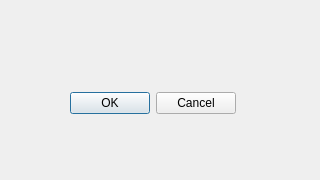
<?xml version="1.0" encoding="UTF-8"?>
<ui version="4.0">
 <class>Dialog</class>
 <widget class="QDialog" name="Dialog">
  <property name="geometry">
   <rect>
    <x>0</x>
    <y>0</y>
    <width>320</width>
    <height>180</height>
   </rect>
  </property>
  <property name="windowTitle">
   <string>Dialog</string>
  </property>
  <widget class="QDialogButtonBox" name="buttonBox">
   <property name="geometry">
    <rect>
     <x>70</x>
     <y>90</y>
     <width>166</width>
     <height>26</height>
    </rect>
   </property>
   <property name="orientation">
    <enum>Qt::Horizontal</enum>
   </property>
   <property name="standardButtons">
    <set>QDialogButtonBox::Cancel|QDialogButtonBox::Ok</set>
   </property>
  </widget>
 </widget>
 <resources/>
 <connections>
  <connection>
   <sender>buttonBox</sender>
   <signal>accepted()</signal>
   <receiver>Dialog</receiver>
   <slot>accept()</slot>
   <hints>
    <hint type="sourcelabel">
     <x>248</x>
     <y>254</y>
    </hint>
    <hint type="destinationlabel">
     <x>157</x>
     <y>274</y>
    </hint>
   </hints>
  </connection>
  <connection>
   <sender>buttonBox</sender>
   <signal>rejected()</signal>
   <receiver>Dialog</receiver>
   <slot>reject()</slot>
   <hints>
    <hint type="sourcelabel">
     <x>316</x>
     <y>260</y>
    </hint>
    <hint type="destinationlabel">
     <x>286</x>
     <y>274</y>
    </hint>
   </hints>
  </connection>
 </connections>
</ui>
